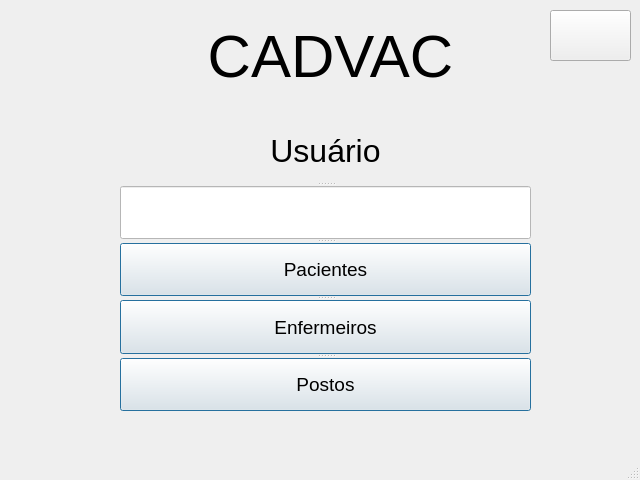
<?xml version="1.0" encoding="UTF-8"?>
<ui version="4.0">
 <class>Dashboard</class>
 <widget class="QMainWindow" name="Dashboard">
  <property name="enabled">
   <bool>true</bool>
  </property>
  <property name="geometry">
   <rect>
    <x>0</x>
    <y>0</y>
    <width>640</width>
    <height>480</height>
   </rect>
  </property>
  <property name="windowTitle">
   <string>Painel</string>
  </property>
  <widget class="QWidget" name="centralwidget">
   <widget class="QLabel" name="logo">
    <property name="geometry">
     <rect>
      <x>0</x>
      <y>0</y>
      <width>171</width>
      <height>111</height>
     </rect>
    </property>
    <property name="text">
     <string/>
    </property>
   </widget>
   <widget class="QLabel" name="label_name">
    <property name="geometry">
     <rect>
      <x>180</x>
      <y>20</y>
      <width>301</width>
      <height>72</height>
     </rect>
    </property>
    <property name="font">
     <font>
      <pointsize>45</pointsize>
     </font>
    </property>
    <property name="text">
     <string>CADVAC</string>
    </property>
    <property name="alignment">
     <set>Qt::AlignCenter</set>
    </property>
   </widget>
   <widget class="QSplitter" name="splitter">
    <property name="geometry">
     <rect>
      <x>120</x>
      <y>120</y>
      <width>411</width>
      <height>291</height>
     </rect>
    </property>
    <property name="orientation">
     <enum>Qt::Vertical</enum>
    </property>
    <widget class="QLabel" name="label_user_2">
     <property name="font">
      <font>
       <pointsize>24</pointsize>
      </font>
     </property>
     <property name="layoutDirection">
      <enum>Qt::LeftToRight</enum>
     </property>
     <property name="text">
      <string>Usuário</string>
     </property>
     <property name="alignment">
      <set>Qt::AlignCenter</set>
     </property>
    </widget>
    <widget class="QLineEdit" name="lineEdit_user_2">
     <property name="font">
      <font>
       <pointsize>14</pointsize>
       <weight>75</weight>
       <bold>true</bold>
      </font>
     </property>
     <property name="styleSheet">
      <string notr="true">background-color: rgb(255, 255, 255);</string>
     </property>
     <property name="readOnly">
      <bool>true</bool>
     </property>
    </widget>
    <widget class="QPushButton" name="patients_btn_2">
     <property name="font">
      <font>
       <pointsize>14</pointsize>
      </font>
     </property>
     <property name="text">
      <string>Pacientes</string>
     </property>
     <property name="autoDefault">
      <bool>false</bool>
     </property>
     <property name="default">
      <bool>true</bool>
     </property>
     <property name="flat">
      <bool>false</bool>
     </property>
    </widget>
    <widget class="QPushButton" name="nurse_btn_2">
     <property name="font">
      <font>
       <pointsize>14</pointsize>
      </font>
     </property>
     <property name="text">
      <string>Enfermeiros</string>
     </property>
     <property name="autoDefault">
      <bool>false</bool>
     </property>
     <property name="default">
      <bool>true</bool>
     </property>
     <property name="flat">
      <bool>false</bool>
     </property>
    </widget>
    <widget class="QPushButton" name="posts_btn_2">
     <property name="font">
      <font>
       <pointsize>14</pointsize>
      </font>
     </property>
     <property name="text">
      <string>Postos</string>
     </property>
     <property name="autoDefault">
      <bool>false</bool>
     </property>
     <property name="default">
      <bool>true</bool>
     </property>
     <property name="flat">
      <bool>false</bool>
     </property>
    </widget>
   </widget>
   <widget class="QPushButton" name="pushButton">
    <property name="geometry">
     <rect>
      <x>550</x>
      <y>10</y>
      <width>81</width>
      <height>51</height>
     </rect>
    </property>
    <property name="text">
     <string/>
    </property>
   </widget>
  </widget>
  <widget class="QStatusBar" name="statusbar"/>
  <widget class="QMenuBar" name="menuBar">
   <property name="geometry">
    <rect>
     <x>0</x>
     <y>0</y>
     <width>640</width>
     <height>21</height>
    </rect>
   </property>
  </widget>
 </widget>
 <resources/>
 <connections/>
 <slots>
  <slot>closeEvent()</slot>
 </slots>
</ui>
